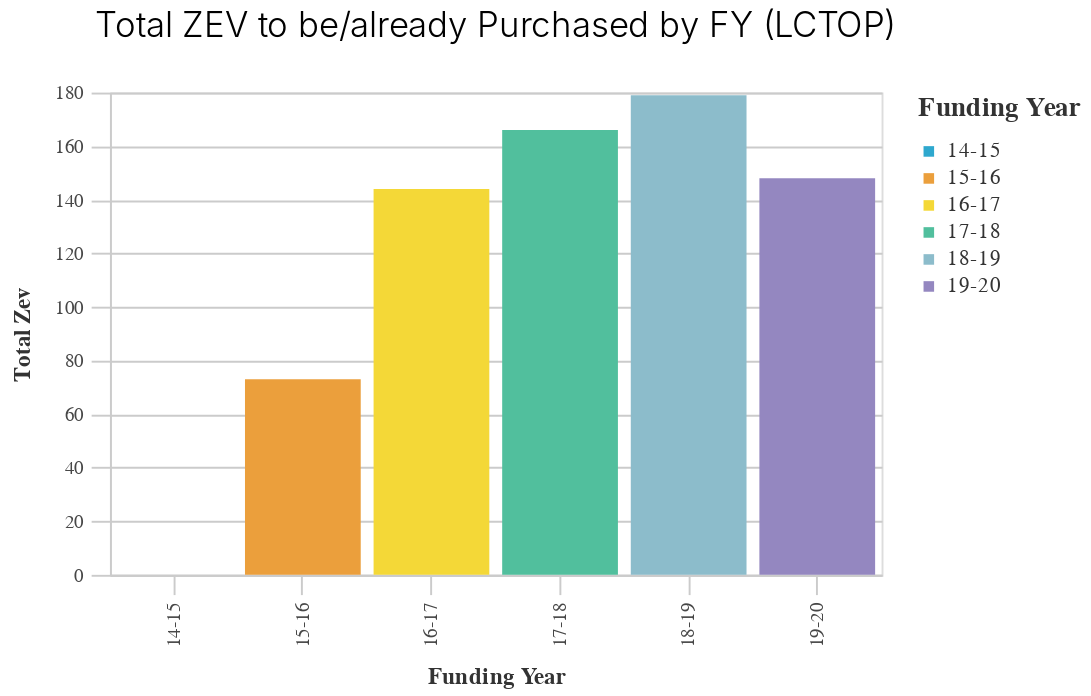

This figure's notebook cell:
### Code cell
A6_zev.basic_bar_chart(
    lctop_summary.iloc[:-1],
    "Funding Year",
    "Total ZEV",
    "Funding Year",
    "Total ZEV to be/already Purchased by FY (LCTOP)",
)

### Figure 1 — Vega-Lite specification as saved in the notebook (floating-point values rounded to 4 significant figures)
{"config": {"view": {"continuousWidth": 400, "continuousHeight": 300}, "axis": {"domainColor": "#cbcbcb", "grid": true, "gridColor": "#cbcbcb", "gridWidth": 1, "labelColor": "#474747", "labelFont": "Nunito Sans", "labelFontSize": 10, "labelPadding": 4, "tickColor": "#cbcbcb", "tickSize": 10, "titleColor": "#333", "titleFont": "Raleway", "titleFontSize": 12, "titlePadding": 10}, "axisBand": {"grid": false}, "background": "white", "font": "Raleway", "header": {"labelFont": "Nunito Sans", "titleFont": "Raleway"}, "legend": {"labelColor": "#333", "labelFont": "Nunito Sans", "labelFontSize": 11, "labelLimit": 0, "padding": 1, "symbolSize": 30, "symbolType": "square", "titleColor": "#333", "titleFont": "Raleway", "titleFontSize": 14, "titlePadding": 10}, "title": {"anchor": "middle", "font": "Raleway", "fontSize": 18, "fontWeight": 300, "offset": 20}}, "data": {"name": "data-8ab9f72fe496173a67f6682e5d76d1fd"}, "mark": "bar", "encoding": {"color": {"field": "Funding Year", "legend": {"title": "Funding Year"}, "scale": {"range": ["#2EA8CE", "#EB9F3C", "#F4D837", "#51BF9D", "#8CBCCB", "#9487C0"]}, "type": "nominal"}, "tooltip": [{"field": "Funding Year", "type": "nominal"}, {"field": "Total ZEV", "type": "quantitative"}], "x": {"field": "Funding Year", "title": "Funding Year", "type": "nominal"}, "y": {"field": "Total ZEV", "sort": "-x", "title": "Total Zev", "type": "quantitative"}}, "height": 250, "title": "Total ZEV to be/already Purchased by FY (LCTOP)", "width": 400, "$schema": "https://vega.github.io/schema/vega-lite/v4.17.0.json", "datasets": {"data-8ab9f72fe496173a67f6682e5d76d1fd": [{"Funding Year": "14-15", "Total Amount Awarded": "$557747.0", "Total Lctop Funds": "$0.0", "Total ZEV": 0, "Total ZEV Projects": 6, "Total Projects in Cycle": 95, "Percent of Projects that are ZEV Adjacent": 0.06316}, {"Funding Year": "15-16", "Total Amount Awarded": "$20338361.0", "Total Lctop Funds": "$0.0", "Total ZEV": 73, "Total ZEV Projects": 20, "Total Projects in Cycle": 132, "Percent of Projects that are ZEV Adjacent": 0.1515}, {"Funding Year": "16-17", "Total Amount Awarded": "$8252467.0", "Total Lctop Funds": "$48464014.0", "Total ZEV": 144, "Total ZEV Projects": 17, "Total Projects in Cycle": 126, "Percent of Projects that are ZEV Adjacent": 0.1349}, {"Funding Year": "17-18", "Total Amount Awarded": "$25577902.0", "Total Lctop Funds": "$68958118.0", "Total ZEV": 166, "Total ZEV Projects": 33, "Total Projects in Cycle": 152, "Percent of Projects that are ZEV Adjacent": 0.2171}, {"Funding Year": "18-19", "Total Amount Awarded": "$38261454.0", "Total Lctop Funds": "$85768916.0", "Total ZEV": 179, "Total ZEV Projects": 36, "Total Projects in Cycle": 180, "Percent of Projects that are ZEV Adjacent": 0.2}, {"Funding Year": "19-20", "Total Amount Awarded": "$26236482.0", "Total Lctop Funds": "$105699301.0", "Total ZEV": 148, "Total ZEV Projects": 40, "Total Projects in Cycle": 166, "Percent of Projects that are ZEV Adjacent": 0.241}]}}
